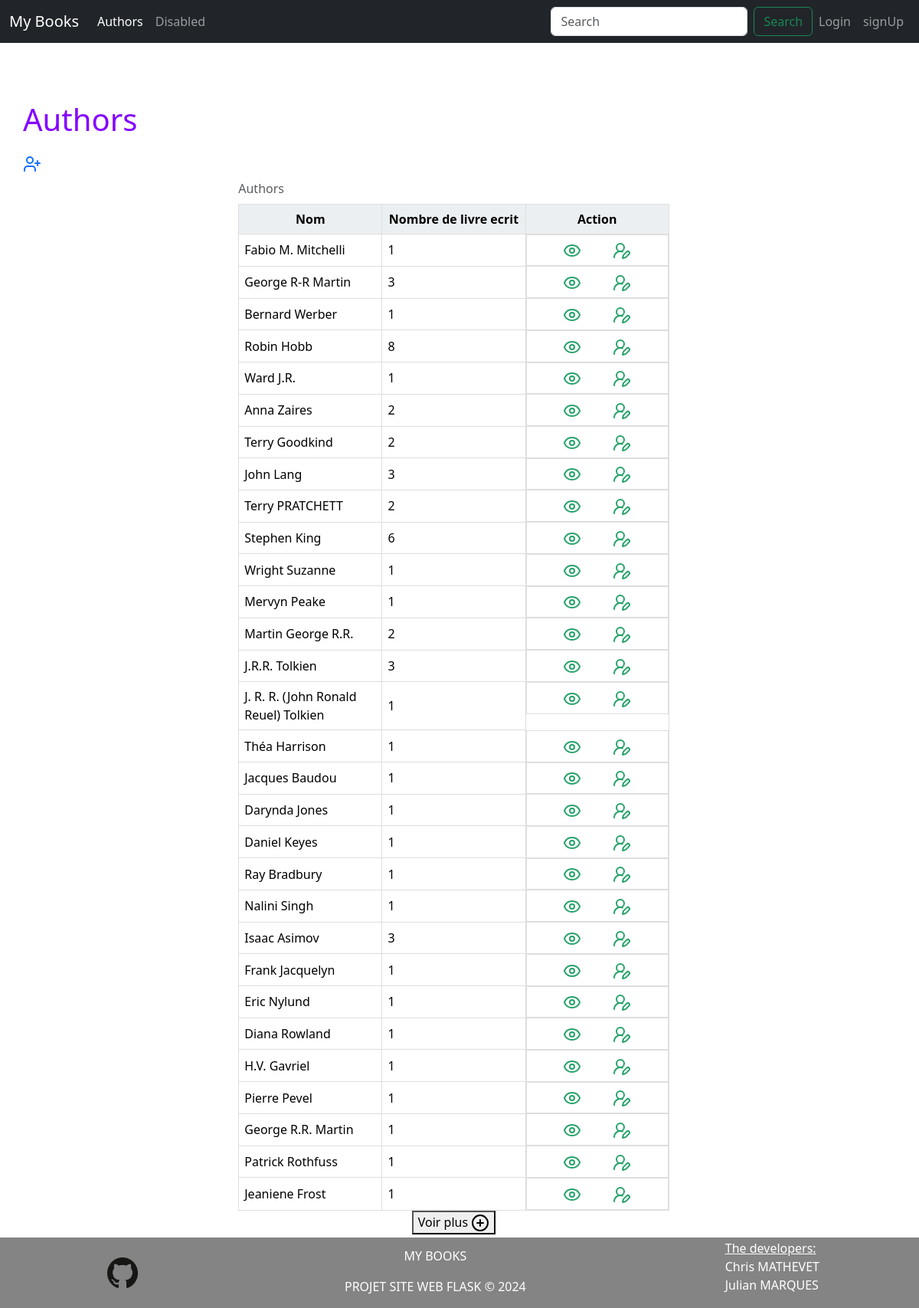
Screenshot of /view/author?lim=30 with the database file from the repository.
### myApp/models.py (models this page shows, shortened)
class Author(db.Model):
    id = db.Column(db.Integer, primary_key=True)
    name = db.Column(db.String(100))
    def get_nb_books_by_author(self):
        return len(get_books_by_author(self.id))

### myApp/views.py (the view)
@app.route("/view/author")
def list_author():
    lim = int(request.args.get('lim', 10))
    return render_template(
        "authors.html",
        title="Authors",
        limiteAutheur=lim,
        authors=mod.get_sample_authors(lim))

### myApp/models.py (called while the page is built)
def get_sample_authors(lim = 10):
    return Author.query.limit(lim).all()

def get_books_by_author(id:int):
    return Author.query.get_or_404(id).books.all()

### myApp/templates/authors.html (shortened to what this page needs)
{% extends 'baseBS.html' %}
{% block styles %}
{{ super() }}
<link rel="stylesheet" href="{{ url_for('static',
filename='home.css')}}">
<link rel="stylesheet" href="{{ url_for('static',
filename='tableau.css')}}">
{% endblock %}
{% block content %}
<h1>{{title}}</h1>
<a href="{{ url_for('add_author')}}">
</a>
<div class="sample">
    <table>
        <caption>Authors</caption>
        <thead>
            <tr style="text-align: center;">
                <th>Nom</th>
                <th>Nombre de livre ecrit</th>
                <th>Action</th>
            </tr>
            {% for x in authors %}
            <tr>
            <td>{{ x.name }}</td>
            <td>
                {{ x.get_nb_books_by_author()}}
            </td>
            <td style="text-align: center; display: flex; justify-content: space-evenly;">
                <a href="{{ url_for('one_author', id=x.id)}}">
                </a>
                <a href="{{ url_for('edit_author', id=x.id) }}">
                </a>
            </td>
            </tr>
            {% endfor %}
        </thead>
    </table>
    <a id="bas" href="{{ url_for('list_author', lim=limiteAutheur + 10) }}#bas">
        <button>Voir plus
            <svg xmlns="http://www.w3.org/2000/svg" width="24" height="24" viewBox="0 0 24 24" fill="none" stroke="currentColor" stroke-width="2" stroke-linecap="round" stroke-linejoin="round" class="lucide lucide-circle-plus"><circle cx="12" cy="12" r="10"/><path d="M8 12h8"/><path d="M12 8v8"/>
            </svg>
        </button>
    </a>
</div>
{% endblock %}

### myApp/static/home.css (style rules this page uses)
h1 { color: rgb(132, 0, 255); margin-top: 0.5em; margin-bottom: 0.5em; }
div.sample { text-align: center; margin-left: 25%; margin-right: 25%; }

### myApp/static/tableau.css (style rules this page uses)
table { border: 1px solid #dededf; height: 100%; width: 100%; table-layout: fixed; border-collapse: collapse; border-spacing: 2px; text-align: left; overflow: auto; }
caption { caption-side: top; text-align: left; }
th { border: 1px solid #dededf; background-color: #eceff1; color: #000000; padding: 7px; }
td { border: 1px solid #dededf; background-color: #ffffff; color: #000000; padding: 7px; }

### rows the page displays
Author: name "Fabio M. Mitchelli", get_nb_books_by_author "1"
Author: name "George R-R Martin", get_nb_books_by_author "3"
Author: name "Bernard Werber", get_nb_books_by_author "1"
Author: name "Robin Hobb", get_nb_books_by_author "8"
Author: name "Ward J.R.", get_nb_books_by_author "1"
Author: name "Anna Zaires", get_nb_books_by_author "2"
Author: name "Terry Goodkind", get_nb_books_by_author "2"
Author: name "John Lang", get_nb_books_by_author "3"
Author: name "Terry PRATCHETT", get_nb_books_by_author "2"
Author: name "Stephen King", get_nb_books_by_author "6"
Author: name "Wright Suzanne", get_nb_books_by_author "1"
Author: name "Mervyn Peake", get_nb_books_by_author "1"
Author: name "Martin George R.R.", get_nb_books_by_author "2"
Author: name "J.R.R. Tolkien", get_nb_books_by_author "3"
Author: name "J. R. R. (John Ronald Reuel) Tolkien", get_nb_books_by_author "1"
Author: name "Théa Harrison", get_nb_books_by_author "1"
Author: name "Jacques Baudou", get_nb_books_by_author "1"
Author: name "Darynda Jones", get_nb_books_by_author "1"
Author: name "Daniel Keyes", get_nb_books_by_author "1"
Author: name "Ray Bradbury", get_nb_books_by_author "1"
Author: name "Nalini Singh", get_nb_books_by_author "1"
Author: name "Isaac Asimov", get_nb_books_by_author "3"
Author: name "Frank Jacquelyn", get_nb_books_by_author "1"
Author: name "Eric Nylund", get_nb_books_by_author "1"
Author: name "Diana Rowland", get_nb_books_by_author "1"
Author: name "H.V. Gavriel", get_nb_books_by_author "1"
Author: name "Pierre Pevel", get_nb_books_by_author "1"
Author: name "George R.R. Martin", get_nb_books_by_author "1"
Author: name "Patrick Rothfuss", get_nb_books_by_author "1"
Author: name "Jeaniene Frost", get_nb_books_by_author "1"

### other values shown
{{ title }} "Authors"
